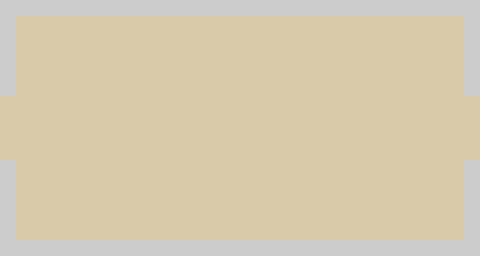

A level layout from a 2D game, rendered from its tile map. Below: a short description, then the map file with its tile-grid data intact:
An orthogonal 30x16 tile map with 16x16 px tiles, 1 tile layer (World) and 4 objects (4x instance).

<map version="1.10" tiledversion="1.10.2" orientation="orthogonal" renderorder="right-down" width="30" height="16" tilewidth="16" tileheight="16" infinite="0">
 <tileset firstgid="1" source="station_tile.tsx" />
 <layer name="World" width="30" height="16">
  <data encoding="csv">
881,881,881,881,881,881,881,881,881,881,881,881,881,881,881,881,881,881,881,881,881,881,881,881,881,881,881,881,881,881,
881,874,874,874,874,874,874,874,874,874,874,874,874,874,874,874,874,874,874,874,874,874,874,874,874,874,874,874,874,881,
881,874,874,874,874,874,874,874,874,874,874,874,874,874,874,874,874,874,874,874,874,874,874,874,874,874,874,874,874,881,
881,874,874,874,874,874,874,874,874,874,874,874,874,874,874,874,874,874,874,874,874,874,874,874,874,874,874,874,874,881,
881,874,874,874,874,874,874,874,874,874,874,874,874,874,874,874,874,874,874,874,874,874,874,874,874,874,874,874,874,881,
881,874,874,874,874,874,874,874,874,874,874,874,874,874,874,874,874,874,874,874,874,874,874,874,874,874,874,874,874,881,
874,874,874,874,874,874,874,874,874,874,874,874,874,874,874,874,874,874,874,874,874,874,874,874,874,874,874,874,874,874,
874,874,874,874,874,874,874,874,874,874,874,874,874,874,874,874,874,874,874,874,874,874,874,874,874,874,874,874,874,874,
874,874,874,874,874,874,874,874,874,874,874,874,874,874,874,874,874,874,874,874,874,874,874,874,874,874,874,874,874,874,
874,874,874,874,874,874,874,874,874,874,874,874,874,874,874,874,874,874,874,874,874,874,874,874,874,874,874,874,874,874,
881,874,874,874,874,874,874,874,874,874,874,874,874,874,874,874,874,874,874,874,874,874,874,874,874,874,874,874,874,881,
881,874,874,874,874,874,874,874,874,874,874,874,874,874,874,874,874,874,874,874,874,874,874,874,874,874,874,874,874,881,
881,874,874,874,874,874,874,874,874,874,874,874,874,874,874,874,874,874,874,874,874,874,874,874,874,874,874,874,874,881,
881,874,874,874,874,874,874,874,874,874,874,874,874,874,874,874,874,874,874,874,874,874,874,874,874,874,874,874,874,881,
881,874,874,874,874,874,874,874,874,874,874,874,874,874,874,874,874,874,874,874,874,874,874,874,874,874,874,874,874,881,
881,881,881,881,881,881,881,881,881,881,881,881,881,881,881,881,881,881,881,881,881,881,881,881,881,881,881,881,881,881
  </data>
 </layer>
 <objectgroup name="Interactions">
  <object id="1" name="CantinaExitDoor" class="instance" x="8" y="128" width="16" height="48">
   <properties>
    <property name="res_path" type="file" value="res://scenes/props/door_trigger.tscn" />
    <property name="target_area" value="cantina" />
   </properties>
  </object>
  <object id="2" name="SecurityPostDoor" class="instance" x="472" y="128" width="16" height="48">
   <properties>
    <property name="res_path" type="file" value="res://scenes/props/door_trigger.tscn" />
    <property name="target_area" value="security_post" />
   </properties>
  </object>
  <object id="3" name="SpinePropTrigger" class="instance" x="240" y="200" width="48" height="32">
   <properties>
    <property name="res_path" type="file" value="res://scenes/props/proximity_label.tscn" />
    <property name="label_text" value="Maintenance Corridor" />
   </properties>
  </object>
  <object id="4" name="SableSpawn" class="instance" x="240" y="128">
   <properties>
    <property name="res_path" type="file" value="res://scenes/props/spawn_point.tscn" />
   </properties>
  </object>
 </objectgroup>
</map>
